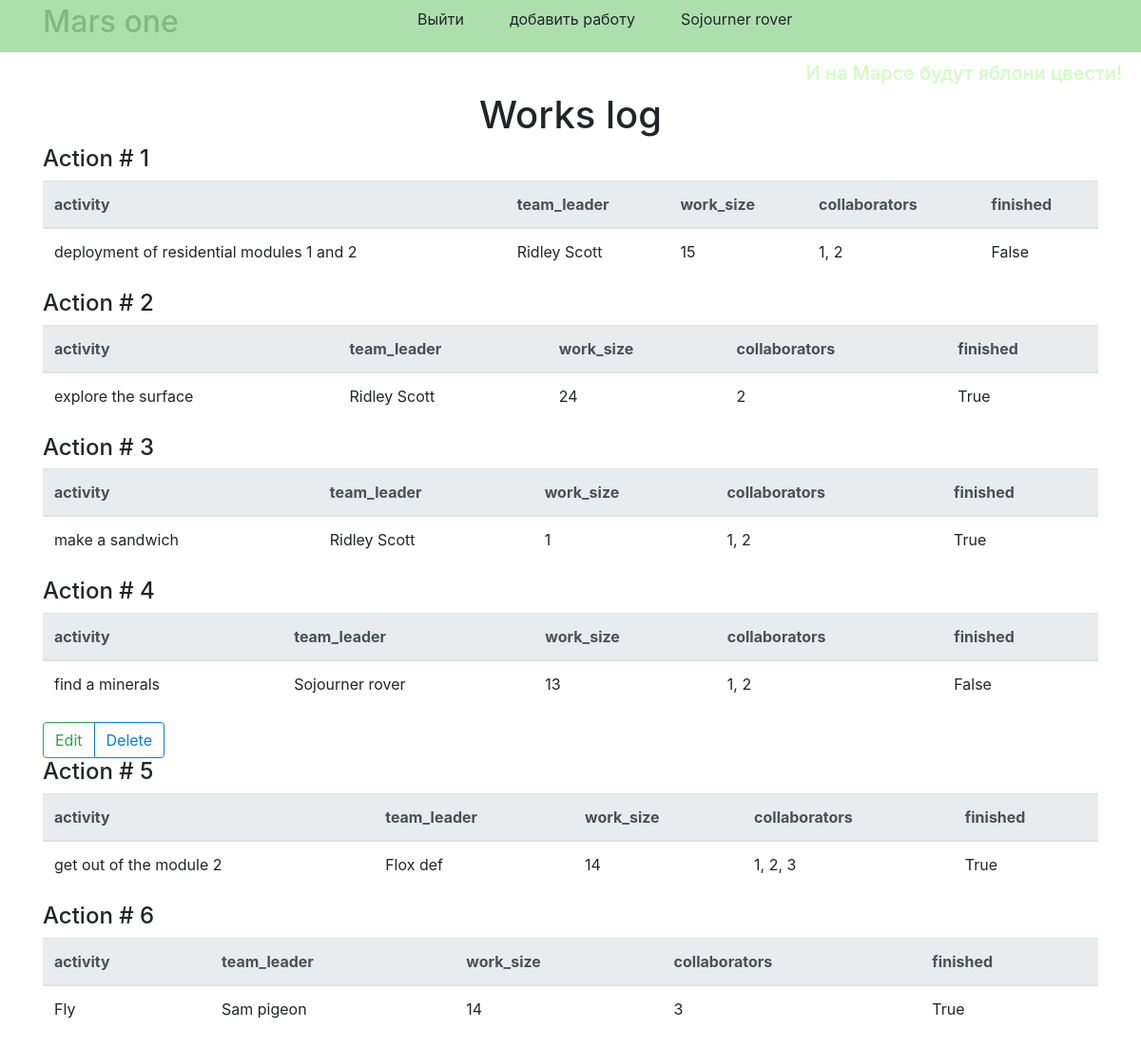
The page / (signed in) on the database as committed earlier.
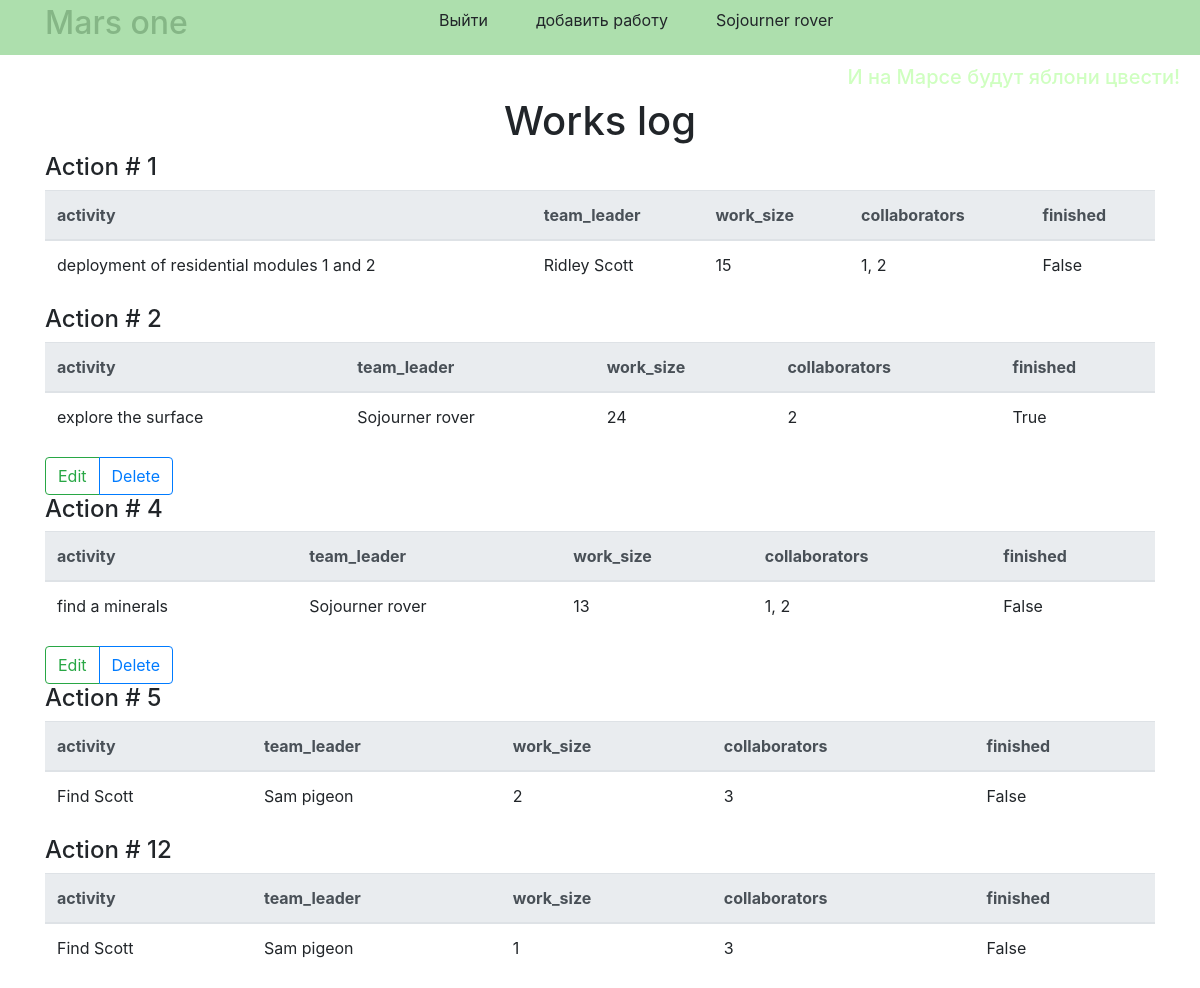
The same page on the database as committed later.
### data/jobs.py (models this page shows)
class Job(SqlAlchemyBase, SerializerMixin):
    __tablename__ = 'jobs'
    id = sqlalchemy.Column(sqlalchemy.Integer,
                           primary_key=True, autoincrement=True)
    team_leader = sqlalchemy.Column(sqlalchemy.Integer,
                                    sqlalchemy.ForeignKey("users.id"))
    job = sqlalchemy.Column(sqlalchemy.String, nullable=True)
    work_size = sqlalchemy.Column(sqlalchemy.Integer, nullable=True)
    collaborators = sqlalchemy.Column(sqlalchemy.String, nullable=True)
    start_date = sqlalchemy.Column(sqlalchemy.String, nullable=True)
    is_finished = sqlalchemy.Column(sqlalchemy.Boolean, default=False)
    user = orm.relation('User')

### data/users.py (models this page shows, shortened)
class User(SqlAlchemyBase, SerializerMixin, UserMixin):
    __tablename__ = 'users'
    id = sqlalchemy.Column(sqlalchemy.Integer,
                           primary_key=True, autoincrement=True)
    surname = sqlalchemy.Column(sqlalchemy.String, nullable=True)
    name = sqlalchemy.Column(sqlalchemy.String, nullable=True)
    age = sqlalchemy.Column(sqlalchemy.Integer, nullable=True)
    position = sqlalchemy.Column(sqlalchemy.String, nullable=True)
    speciality = sqlalchemy.Column(sqlalchemy.String, nullable=True)
    address = sqlalchemy.Column(sqlalchemy.String, nullable=True)
    email = sqlalchemy.Column(sqlalchemy.String,
                              index=True, unique=True, nullable=True)
    hashed_password = sqlalchemy.Column(sqlalchemy.String, nullable=True)
    modified_date = sqlalchemy.Column(sqlalchemy.DateTime,
                                      default=datetime.datetime.now)
    jobs = orm.relation("Job", back_populates='user')

### main.py (the view)
@app.route("/")
def index():
    session = db_session.create_session()
    jobs = session.query(Job).all()
    return render_template("index.html", jobs=jobs)

### data/db_session.py (called while the page is built)
def create_session() -> Session:
    global __factory
    return __factory()

### main.py (called while the page is built)
@login_manager.user_loader
def load_user(user_id):
    session = db_session.create_session()
    return session.query(User).get(user_id)

### templates/index.html
{% extends "base.html" %}
{% block content %}
<div class="text text-center"><h1>Works log</h1></div>
{% for job in jobs %}
    <h4>Action # {{ job.id }}</h4>
    <table class="table">
      <thead class="thead-light">
        <tr>
          <th scope="col">activity</th>
          <th scope="col">team_leader</th>
          <th scope="col">work_size</th>
          <th scope="col">collaborators</th>
          <th scope="col">finished</th>
        </tr>
      </thead>
      <tbody>
        <tr>
          <td>{{ job.job }}</td>
          <td>{{ job.user.name }} {{ job.user.surname }}</td>
          <td>{{ job.work_size }}</td>
          <td>{{ job.collaborators }}</td>
          <td>{{ job.is_finished }}</td>
        </tr>
      </tbody>
    </table>
  {% if current_user.is_authenticated and (current_user == job.user or current_user.id == 1) %}
    <div class="btn-group" role="group" aria-label="Basic example">
      <a href="/job/{{ job.id }}" class="btn btn-outline-success">Edit</a>
      <a href="/Job_delete/{{ job.id }}" class="btn btn-outline-primary">Delete</a>
    </div>
  {% endif %}
{% endfor %}
{% endblock %}

Rows that differ between the two databases and show on the page:
removed Job: id "3", job "make a sandwich", user.name "Ridley", user.surname "Scott", work_size "1", collaborators "1, 2", is_finished "True"
removed Job: id "6", job "Fly", user.name "Sam", user.surname "pigeon", work_size "14", collaborators "3", is_finished "True"
changed Job "explore the surface": user.name "Ridley" → "Sojourner"; user.surname "Scott" → "rover"; now shows "Edit Delete"
changed Job id 5: job "get out of the module 2" → "Find Scott"; user.name "Flox" → "Sam"; user.surname "def" → "pigeon"; work_size "14" → "2"; collaborators "1, 2, 3" → "3"; is_finished "True" → "False"
added Job: id "12", job "Find Scott", user.name "Sam", user.surname "pigeon", work_size "1", collaborators "3", is_finished "False"
